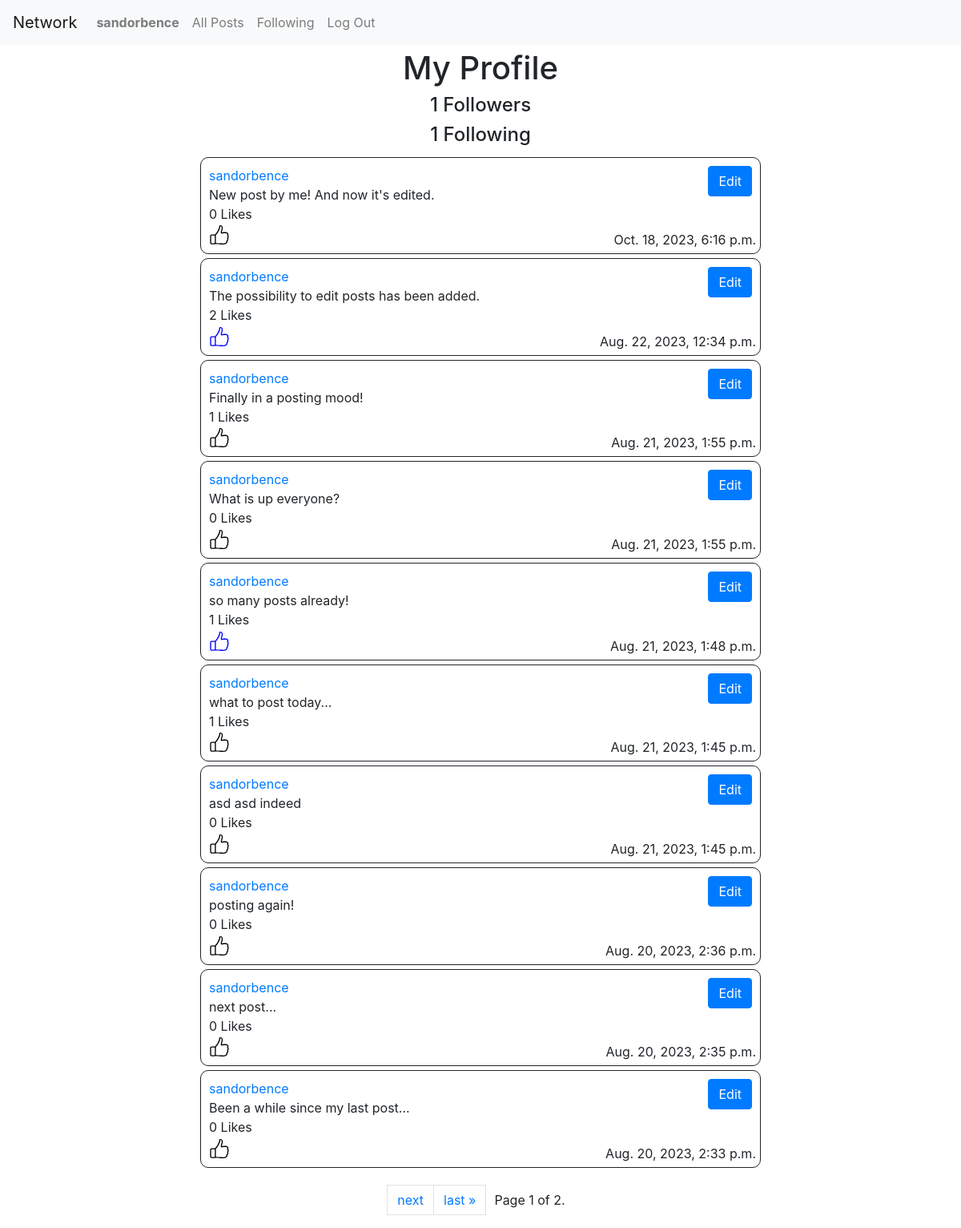
Screenshot of /user/sandorbence (signed in) with the database file from the repository.
### network/models.py (models this page shows, shortened)
class User(AbstractUser):
    followers = models.ManyToManyField(
        "self", symmetrical=False, related_name="following")

class Post(models.Model):
    user = models.ForeignKey(
        User, on_delete=models.CASCADE, related_name="posts")
    text = models.CharField(max_length=500)
    date = models.DateTimeField(auto_now_add=True)
    likes = models.ManyToManyField(User, related_name="liked_posts")

### network/views.py (the view)
# urls.py: path("user/<str:username>", views.user_profile, name="user_profile"),
@login_required
def user_profile(request, username):
    try:
        user = User.objects.get(username=username)
    except User.DoesNotExist:
        return render(request, "network/404.html", {
            "username": username
        })
    posts = Post.objects.filter(user=user).order_by("-date")
    paginator = Paginator(posts, 10)
    page_number = request.GET.get("page")
    page_obj = paginator.get_page(page_number)
    return render(request, "network/profile.html", {
        "user": user,
        "followed": request.user.following.filter(username=username).exists(),
        "page_obj": page_obj,
        "liked_posts": request.user.liked_posts.all() if request.user.is_authenticated else None
    })

### network/templates/network/profile.html (shortened to what this page needs)
{% extends "network/layout.html" %}
{% load static %}
{% block pagetitle %}
{% if request.user == user %}
<h1>My Profile</h1>
{% else %}
<h1>User {{user.username}}</h1>
{% endif %}
<div>
    <h4>
        <span id="follower-count">
            {{ user.followers.count }}
        </span>
        <span>Followers</span>
    </h4>
</div>
<h4>{{ user.following.count }} Following</h4>
{% endblock %}
{% block body %}
{% include 'network/posts.html' %}
{% endblock %}

### network/templates/network/layout.html (shortened to what this page needs)
{% load static %}
<!DOCTYPE html>
<html lang="en">
    <head>
        <link rel="stylesheet" href="https://stackpath.bootstrapcdn.com/bootstrap/4.4.1/css/bootstrap.min.css">
        <link href="{% static 'network/styles.css' %}" rel="stylesheet">
    </head>
    <body>
        <nav class="navbar navbar-expand-lg navbar-light bg-light">
            <a class="navbar-brand" href="{% url 'index' %}">Network</a>
            <div>
              <ul class="navbar-nav mr-auto">
                {% if user.is_authenticated %}
                    <li class="nav-item">
                        <a class="nav-link" href="{% url 'user_profile' request.user %}"><strong>{{ request.user.username }}</strong></a>
                    </li>
                {% endif %}
                <li class="nav-item">
                  <a class="nav-link" href="{% url 'index' %}">All Posts</a>
                </li>
                {% if user.is_authenticated %}
                    <li class="nav-item">
                        <a class="nav-link" href="{% url 'following' %}">Following</a>
                    </li>
                    <li class="nav-item">
                        <a class="nav-link" href="{% url 'logout' %}">Log Out</a>
                    </li>
                {% endif %}
              </ul>
            </div>
          </nav>
        <div class="title">
            {% block pagetitle %}
            {% endblock %}
        </div>
        <div class="body">
            {% block body %}
            {% endblock %}
        </div>
    </body>
</html>

### network/templates/network/posts.html (shortened to what this page needs)
{% load static %}
<div id="posts-container">
    <ul>
        {% for post in page_obj %}
        <li>
            <div class="post-container" id="{{ post.id }}">
                {% if post.user == request.user %}
                <button class="btn btn-primary btn-post edit" type="submit">Edit</button>
                {% endif %}
                <div class>
                    <a href="{% url 'user_profile' post.user.username %}">{{ post.user }}</a>
                </div>
                <div class="post-text">{{ post.text }}</div>
                <div class="post-date">{{ post.date }}</div>
                <div>
                    <span class="likes">{{ post.likes.count }}</span> Likes
                </div>
                <button class="btn btn-like">
                </button>
            </div>
        </li>
        {% endfor %}
    </ul>
</div>
<div class="pagination-container">
    <ul class="pagination">
        {% if page_obj.has_next %}
        <a class="page-link" href="?page={{ page_obj.next_page_number }}">next</a>
        <a class="page-link" href="?page={{ page_obj.paginator.num_pages }}">last
            &raquo;</a>
        {% endif %}
        <span class="current">
            Page {{ page_obj.number }} of {{ page_obj.paginator.num_pages }}.
        </span>
    </ul>
</div>

### network/static/network/styles.css (style rules this page uses)
li { list-style: none; }
ul { padding: 0; }
.btn-post { position: absolute; right: 10px; top: 10px; }
.btn-like { padding: 0; }
.current { align-items: center; display: flex; margin: 0 10px; }
.liked { fill: blue; }
.pagination-container { display: flex; justify-content: center; }
.post-container { border: 1px solid; border-radius: 10px; margin: 5px; min-width: 700px; padding: 10px; position: relative; width: 80%; }
.post-date { bottom: 5px; display: flex; justify-content: flex-end; position: absolute; right: 5px; }
.title { align-items: center; display: flex; flex-direction: column; margin-top: 5px; }
#posts-container { align-items: center; display: flex; flex-direction: column; width: 100%; }

### rows the page displays
User: user.username "sandorbence", followers.count "1", following.count "1"
Post: shows "Edit", user "sandorbence", text "New post by me! And now it's edited.", date "Oct. 18, 2023, 6:16 p.m.", likes.count "0"
Post: shows "Edit", user "sandorbence", text "The possibility to edit posts has been added.", date "Aug. 22, 2023, 12:34 p.m.", likes.count "2"
Post: shows "Edit", user "sandorbence", text "Finally in a posting mood!", date "Aug. 21, 2023, 1:55 p.m.", likes.count "1"
Post: shows "Edit", user "sandorbence", text "What is up everyone?", date "Aug. 21, 2023, 1:55 p.m.", likes.count "0"
Post: shows "Edit", user "sandorbence", text "so many posts already!", date "Aug. 21, 2023, 1:48 p.m.", likes.count "1"
Post: shows "Edit", user "sandorbence", text "what to post today...", date "Aug. 21, 2023, 1:45 p.m.", likes.count "1"
Post: shows "Edit", user "sandorbence", text "asd asd indeed", date "Aug. 21, 2023, 1:45 p.m.", likes.count "0"
Post: shows "Edit", user "sandorbence", text "posting again!", date "Aug. 20, 2023, 2:36 p.m.", likes.count "0"
Post: shows "Edit", user "sandorbence", text "next post...", date "Aug. 20, 2023, 2:35 p.m.", likes.count "0"
Post: shows "Edit", user "sandorbence", text "Been a while since my last post...", date "Aug. 20, 2023, 2:33 p.m.", likes.count "0"

### other values shown
{{ page_obj.number }} "1"
{{ page_obj.paginator.num_pages }} "2"
